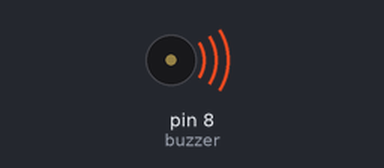
Recording of a sketch running on a simulated Arduino Uno, built with avr-gcc and run on an emulated ATmega328P. On the bench: buzzer (waves = sounding).

Above: at 0.3 s.
Timing chart, 0 to 3.2 s (numbered marks = the images above):
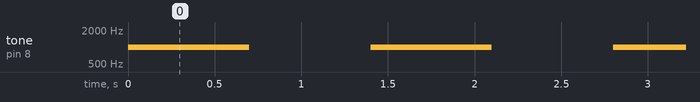

Measured:
- by itself, tone on pin 8 (buzzer): alternates 1000 Hz for 0.70 s and silent for 0.70 s

The sketch:

Buzzer_code.ino
```cpp
const int buzzer=8;

void setup(){
 pinMode(buzzer, OUTPUT);
}

void loop(){
tone(buzzer, 1000);
delay(700);

noTone(buzzer);
delay(700);
}
```
